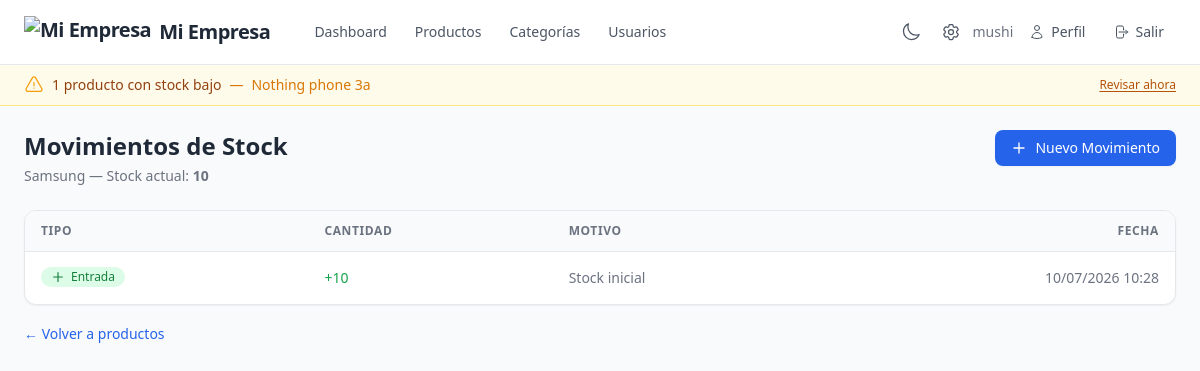
/productos/2/movimientos/ (signed in), run on the app's committed database.
### inventory/models.py (models this page shows, shortened)
class CompanySettings(models.Model):
    company_name = models.CharField(max_length=100, default='Mi Empresa')
    logo = models.ImageField(upload_to='company/', blank=True, null=True)
    currency_symbol = models.CharField(max_length=10, default='$')
    class Meta:
        verbose_name_plural = 'company settings'
    @classmethod
    def load(cls):
        obj, created = cls.objects.get_or_create(pk=1)
        return obj

class Product(models.Model):
    name = models.CharField(max_length=200)
    description = models.TextField(blank=True)
    category = models.ForeignKey(Category, on_delete=models.CASCADE, related_name='products')
    price = models.DecimalField(max_digits=10, decimal_places=2)
    stock = models.IntegerField(default=0)
    low_stock_threshold = models.IntegerField(default=5)
    created_at = models.DateTimeField(auto_now_add=True)
    updated_at = models.DateTimeField(auto_now=True)

class StockMovement(models.Model):
    product = models.ForeignKey(Product, on_delete=models.CASCADE, related_name='movements')
    quantity = models.PositiveIntegerField()
    movement_type = models.CharField(max_length=10, choices=MovementType.choices)
    reason = models.TextField(blank=True)
    created_at = models.DateTimeField(auto_now_add=True)
    class Meta:
        ordering = ['-created_at', '-pk']

### inventory/views.py (the view)
# urls.py: path('productos/<int:product_pk>/movimientos/', views.movement_list, name='movement_list'),
@login_required
def movement_list(request, product_pk):
    product = get_object_or_404(Product, pk=product_pk)
    movements = product.movements.all()
    return render(request, 'inventory/movement_list.html', {
        'product': product,
        'movements': movements,
    })

### inventory/context_processors.py (called while the page is built)
def company_settings(request):
    settings = CompanySettings.load()
    return {
        'company_name': settings.company_name,
        'company_logo': settings.logo,
        'currency_symbol': settings.currency_symbol,
    }

def low_stock_notification(request):
    if not request.user.is_authenticated:
        return {'low_stock_count': 0, 'low_stock_list': []}
    products = Product.objects.filter(
        stock__lte=F('low_stock_threshold')
    ).select_related('category').order_by('stock')[:5]
    return {
        'low_stock_count': len(products),
        'low_stock_list': products,
    }

### templates/inventory/movement_list.html (shortened to what this page needs)
{% extends 'base.html' %}
{% block content %}
<div class="flex flex-col sm:flex-row sm:justify-between sm:items-center gap-4 mb-6">
    <div>
        <h1 class="text-2xl font-bold text-gray-800 dark:text-gray-100">Movimientos de Stock</h1>
        <p class="text-sm text-gray-500 dark:text-gray-400 mt-1">{{ product.name }} — Stock actual: <strong>{{ product.stock }}</strong></p>
    </div>
    {% if perms.inventory.add_stockmovement %}
    <a href="{% url 'movement_create' product_pk=product.pk %}" class="inline-flex items-center gap-2 bg-blue-600 hover:bg-blue-500 text-white px-4 py-2 rounded-lg text-sm font-medium transition-colors shadow-sm self-start">
        <svg xmlns="http://www.w3.org/2000/svg" class="w-4 h-4" fill="none" viewBox="0 0 24 24" stroke-width="2" stroke="currentColor">
            <path stroke-linecap="round" stroke-linejoin="round" d="M12 4.5v15m7.5-7.5h-15" />
        </svg>
        Nuevo Movimiento
    </a>
    {% endif %}
</div>
<div class="bg-white dark:bg-gray-800 rounded-xl shadow-sm border border-gray-200 dark:border-gray-700 overflow-hidden">
    <div class="overflow-x-auto">
        <table class="w-full min-w-[480px]">
            <thead>
                <tr class="bg-gray-50 dark:bg-gray-700 border-b border-gray-200 dark:border-gray-700">
                    <th class="px-4 py-3 text-left text-xs font-semibold text-gray-500 dark:text-gray-400 uppercase tracking-wider">Tipo</th>
                    <th class="px-4 py-3 text-left text-xs font-semibold text-gray-500 dark:text-gray-400 uppercase tracking-wider">Cantidad</th>
                    <th class="px-4 py-3 text-left text-xs font-semibold text-gray-500 dark:text-gray-400 uppercase tracking-wider">Motivo</th>
                    <th class="px-4 py-3 text-right text-xs font-semibold text-gray-500 dark:text-gray-400 uppercase tracking-wider">Fecha</th>
                </tr>
            </thead>
            <tbody class="divide-y divide-gray-100 dark:divide-gray-700">
                {% for m in movements %}
                <tr class="hover:bg-gray-50 dark:hover:bg-gray-700 transition-colors">
                    <td class="px-4 py-3.5">
                        {% if m.movement_type == 'entry' %}
                        <span class="inline-flex items-center gap-1.5 px-2.5 py-0.5 rounded-full text-xs font-medium bg-green-100 dark:bg-green-800 text-green-700 dark:text-green-300">
                            <svg xmlns="http://www.w3.org/2000/svg" class="w-3.5 h-3.5" fill="none" viewBox="0 0 24 24" stroke-width="2" stroke="currentColor">
                                <path stroke-linecap="round" stroke-linejoin="round" d="M12 4.5v15m7.5-7.5h-15" />
                            </svg>
                            Entrada
                        </span>
                        {% endif %}
                    </td>
                    <td class="px-4 py-3.5 text-sm font-medium {% if m.movement_type == 'entry' %}text-green-600{% else %}text-red-600{% endif %}">
                        {% if m.movement_type == 'entry' %}+{% else %}-{% endif %}{{ m.quantity }}
                    </td>
                    <td class="px-4 py-3.5 text-sm text-gray-500 dark:text-gray-400">{{ m.reason|default:'—' }}</td>
                    <td class="px-4 py-3.5 text-sm text-gray-500 dark:text-gray-400 text-right">{{ m.created_at|date:'d/m/Y H:i' }}</td>
                </tr>
                {% empty %}
                <tr>
                    <td colspan="4" class="px-4 py-8 text-center text-sm text-gray-500 dark:text-gray-400">No hay movimientos registrados.</td>
                </tr>
                {% endfor %}
            </tbody>
        </table>
    </div>
</div>
<div class="mt-4">
    <a href="{% url 'product_list' %}" class="text-sm text-blue-600 hover:text-blue-500 font-medium">&larr; Volver a productos</a>
</div>
{% endblock %}

### templates/base.html (shortened to what this page needs)
<!DOCTYPE html>
<html lang="es-mx">
<head>
    <script src="https://cdn.tailwindcss.com">
    </script>
</head>
<body class="bg-gray-50 dark:bg-gray-900 min-h-screen transition-colors">
    <nav class="bg-white dark:bg-gray-800 shadow-sm border-b border-gray-200 dark:border-gray-700">
        <div class="max-w-7xl mx-auto px-4 sm:px-6">
            <div class="flex justify-between items-center h-16">
                <div class="flex items-center gap-8">
                    <a href="{% url 'dashboard' %}" class="flex items-center gap-2 text-xl font-bold text-gray-800 dark:text-gray-100 tracking-tight">
                        {% if company_logo %}
                        <img src="{{ company_logo.url }}" alt="{{ company_name }}" class="h-8 w-auto">
                        {% endif %}
                        {{ company_name }}
                    </a>
                    <div class="flex items-center gap-1">
                        <a href="{% url 'dashboard' %}" class="px-3 py-2 text-sm font-medium rounded-lg {% if request.resolver_match.url_name == 'dashboard' %}bg-blue-50 dark:bg-blue-900 text-blue-700 dark:text-blue-200{% else %}text-gray-600 dark:text-gray-300 hover:text-gray-800 dark:hover:text-gray-100 hover:bg-gray-100 dark:hover:bg-gray-700{% endif %} transition-colors">
                            Dashboard
                        </a>
                        <a href="{% url 'product_list' %}" class="px-3 py-2 text-sm font-medium rounded-lg {% if request.resolver_match.url_name == 'product_list' %}bg-blue-50 dark:bg-blue-900 text-blue-700 dark:text-blue-200{% else %}text-gray-600 dark:text-gray-300 hover:text-gray-800 dark:hover:text-gray-100 hover:bg-gray-100 dark:hover:bg-gray-700{% endif %} transition-colors">
                            Productos
                        </a>
                        <a href="{% url 'category_list' %}" class="px-3 py-2 text-sm font-medium rounded-lg {% if request.resolver_match.url_name == 'category_list' %}bg-blue-50 dark:bg-blue-900 text-blue-700 dark:text-blue-200{% else %}text-gray-600 dark:text-gray-300 hover:text-gray-800 dark:hover:text-gray-100 hover:bg-gray-100 dark:hover:bg-gray-700{% endif %} transition-colors">
                            Categorías
                        </a>
                        {% if user.is_superuser %}
                        <a href="{% url 'user_list' %}" class="px-3 py-2 text-sm font-medium rounded-lg {% if request.resolver_match.url_name|slice:':5' == 'user_' %}bg-blue-50 dark:bg-blue-900 text-blue-700 dark:text-blue-200{% else %}text-gray-600 dark:text-gray-300 hover:text-gray-800 dark:hover:text-gray-100 hover:bg-gray-100 dark:hover:bg-gray-700{% endif %} transition-colors">
                            Usuarios
                        </a>
                        {% endif %}
                    </div>
                </div>
                <div class="flex items-center gap-1">
                    <button id="theme-toggle" type="button" class="inline-flex items-center justify-center px-2 py-2 text-sm font-medium text-gray-600 dark:text-gray-300 hover:text-blue-600 dark:hover:text-blue-400 hover:bg-blue-50 dark:hover:bg-blue-900 rounded-lg transition-colors" title="Cambiar tema">
                    </button>
                    {% if user.is_superuser %}
                    <a href="{% url 'settings_update' %}" class="inline-flex items-center gap-1.5 px-2 py-2 text-sm font-medium text-gray-600 dark:text-gray-300 hover:text-blue-600 dark:hover:text-blue-400 hover:bg-blue-50 dark:hover:bg-blue-900 rounded-lg transition-colors" title="Configuración">
                    </a>
                    {% endif %}
                    {% if user.is_authenticated %}
                    <span class="text-sm text-gray-500 dark:text-gray-400 hidden sm:inline">{{ user.username }}</span>
                    <a href="{% url 'profile_update' %}" class="inline-flex items-center gap-1.5 px-3 py-2 text-sm font-medium text-gray-600 dark:text-gray-300 hover:text-blue-600 dark:hover:text-blue-400 hover:bg-blue-50 dark:hover:bg-blue-900 rounded-lg transition-colors">
                        <span class="hidden sm:inline">Perfil</span>
                    </a>
                    <form method="post" action="{% url 'logout' %}" class="inline">
                        <button type="submit" class="inline-flex items-center gap-1.5 px-3 py-2 text-sm font-medium text-gray-600 dark:text-gray-300 hover:text-red-600 dark:hover:text-red-400 hover:bg-red-50 dark:hover:bg-red-900 rounded-lg transition-colors cursor-pointer">
                            <span class="hidden sm:inline">Salir</span>
                        </button>
                    </form>
                    {% endif %}
                </div>
            </div>
        </div>
    </nav>
    {% if user.is_authenticated and low_stock_count %}
    <div class="bg-amber-50 dark:bg-amber-900 border-b border-amber-200 dark:border-amber-700">
        <div class="max-w-7xl mx-auto px-4 sm:px-6 py-2.5 flex items-center justify-between">
            <div class="flex items-center gap-2 text-sm text-amber-800 dark:text-amber-200">
                <span class="font-medium">{{ low_stock_count }} producto{% if low_stock_count != 1 %}s{% endif %} con stock bajo</span>
                <span class="hidden sm:inline text-amber-600 dark:text-amber-400">—</span>
                <span class="hidden sm:inline text-amber-600 dark:text-amber-400">
                {% for p in low_stock_list %}
                    {{ p.name }}{% if not forloop.last %}, {% endif %}
                {% endfor %}
                </span>
            </div>
            <a href="{% url 'product_list' %}?q=&amp;category=" class="flex-shrink-0 text-xs font-medium text-amber-700 dark:text-amber-300 hover:text-amber-900 dark:hover:text-amber-100 underline underline-offset-2">
                Revisar ahora
            </a>
        </div>
    </div>
    {% endif %}
    <main class="max-w-7xl mx-auto px-4 sm:px-6 py-6">
        {% block content %}{% endblock %}
    </main>
</body>
</html>

### data on the page
CompanySettings: company_name "Mi Empresa"
Product: name "Nothing phone 3a"
Product: name "Samsung", stock "10"
StockMovement: movement_type "entry" (drawn), quantity "10", reason "Stock inicial", created_at "10/07/2026 10:28"

### other printed values
{{ user.username }} "mushi"
{{ low_stock_count }} "1"
